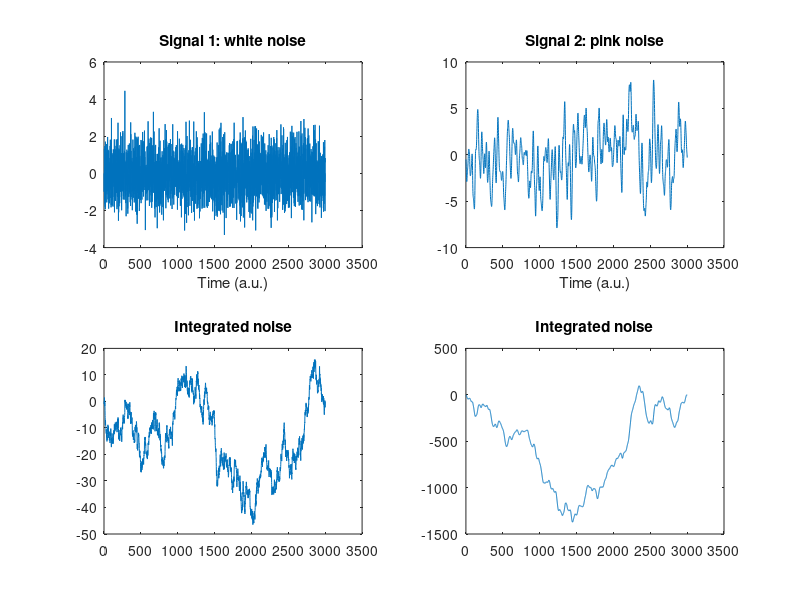
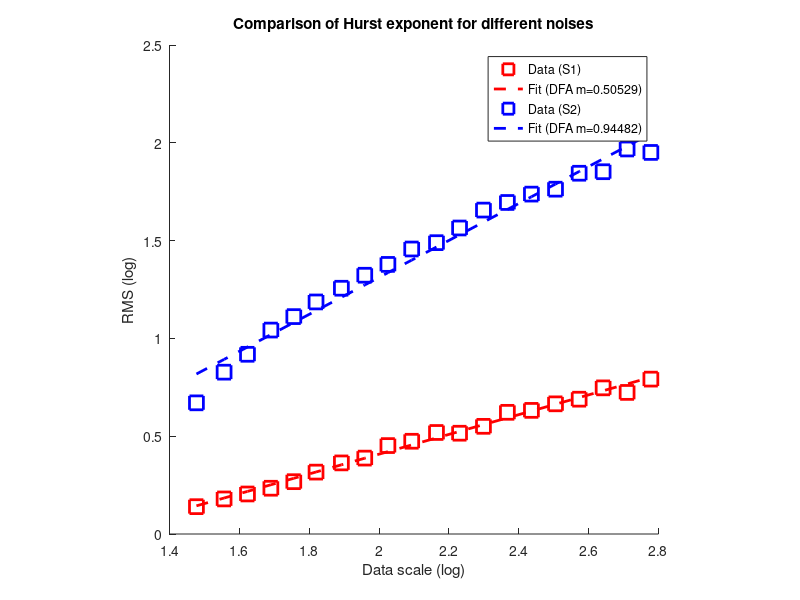

These figures' MATLAB source, in order:
%% Time Series Analysis
% Detrended fluctuation analysis
%% Create and Display the Data
% Create data with DFA=.5
N = 3001;
signal1 = randn(N,1);

% Create data with "long-term memory" (1/f power spectrum)
as = rand(1,floor(N/2)-1) .* exp(-(1:floor(N/2)-1)/50);
as = [as(1) as 0 0 as(:,end:-1:1)];
fc = as .* exp(1i*2*pi*rand(size(as)));
signal2 = real(ifft(fc)*N);

% Setup parameters and initialize
nScales = 20;
ranges  = round([.01 .2]*N);
scales  = ceil(logspace(log10(ranges(1)),log10(ranges(2)),nScales));
rmses   = zeros(2,nScales);

% Plot  two signals
figure(1), clf
subplot(221)
plot(1:N,signal1)
title('Signal 1: white noise')
xlabel('Time (a.u.)')

subplot(222)
plot(1:N,signal2)
title('Signal 2: pink noise')
xlabel('Time (a.u.)')

% Integrate and mean-center the signals
signal1 = cumsum(signal1-mean(signal1));
signal2 = cumsum(signal2-mean(signal2));

% Show those time series for comparison
subplot(223)
plot(1:N,signal1)
title('Integrated noise')

subplot(224)
plot(1:N,signal2)
title('Integrated noise')
%% Compare Hurst Exponent of Noises
% Compute RMS over different time scales
for scalei = 1:nScales
    % Number of epochs for this scale
    n = floor(N/scales(scalei));
    
    % Compute RMS for signal1
    epochs  = reshape( signal1(1:scales(scalei)*n) ,scales(scalei),n);
    depochs = detrend(epochs);% detrend
    
    % Root mean square computation
    rmses(1,scalei) = mean(sqrt(mean(depochs.^2,1)));
    
    % Repeat for signal2
    epochs  = reshape( signal2(1:scales(scalei)*n) ,scales(scalei),n);
    depochs = detrend(epochs);
    rmses(2,scalei) = mean(sqrt(mean(depochs.^2,1)));
end

% Fit a linear model to quantify scaling exponent
A = [ ones(nScales,1) log10(scales)' ];  % linear model
dfa1 = (A'*A) \ (A'*log10(rmses(1,:))'); % fit to signal1
dfa2 = (A'*A) \ (A'*log10(rmses(2,:))'); % fit to signal2

% Plot the 'linear' fit (in log-log space)
figure(2), clf, hold on

% Plot results for white noise
plot(log10(scales),log10(rmses(1,:)),'rs','linew',2,'markerfacecolor','w','markersize',10)
plot(log10(scales),dfa1(1)+dfa1(2)*log10(scales),'r--','linew',2)

% Plot results for pink noise
plot(log10(scales),log10(rmses(2,:)),'bs','linew',2,'markerfacecolor','w','markersize',10)
plot(log10(scales),dfa2(1)+dfa2(2)*log10(scales),'b--','linew',2)

legend({'Data (S1)';[ 'Fit (DFA m=' num2str(dfa1(2)) ')' ]; ...
        'Data (S2)';[ 'Fit (DFA m=' num2str(dfa2(2)) ')' ] })
xlabel('Data scale (log)'), ylabel('RMS (log)')
title('Comparison of Hurst exponent for different noises')
axis square

%% end